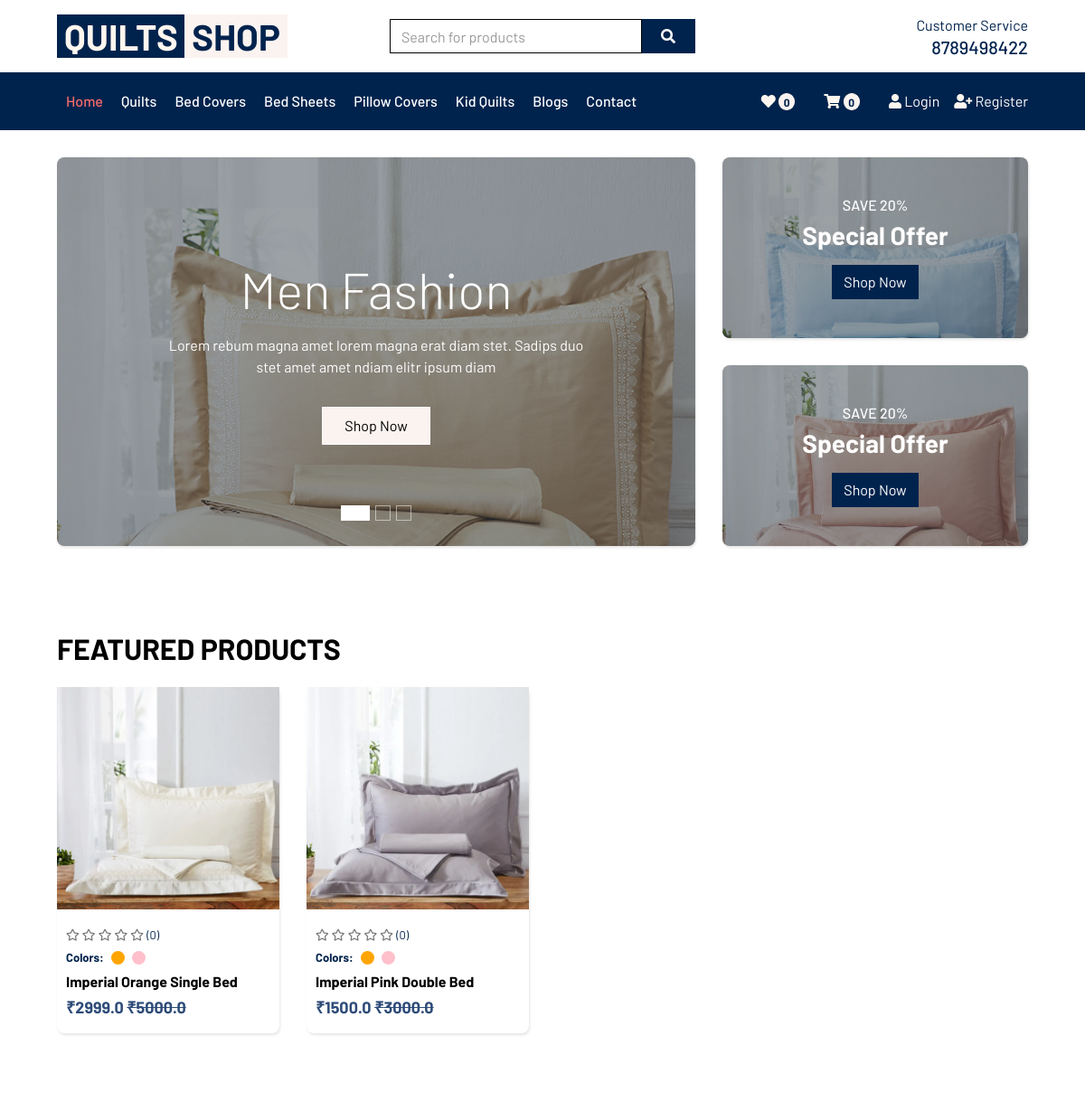
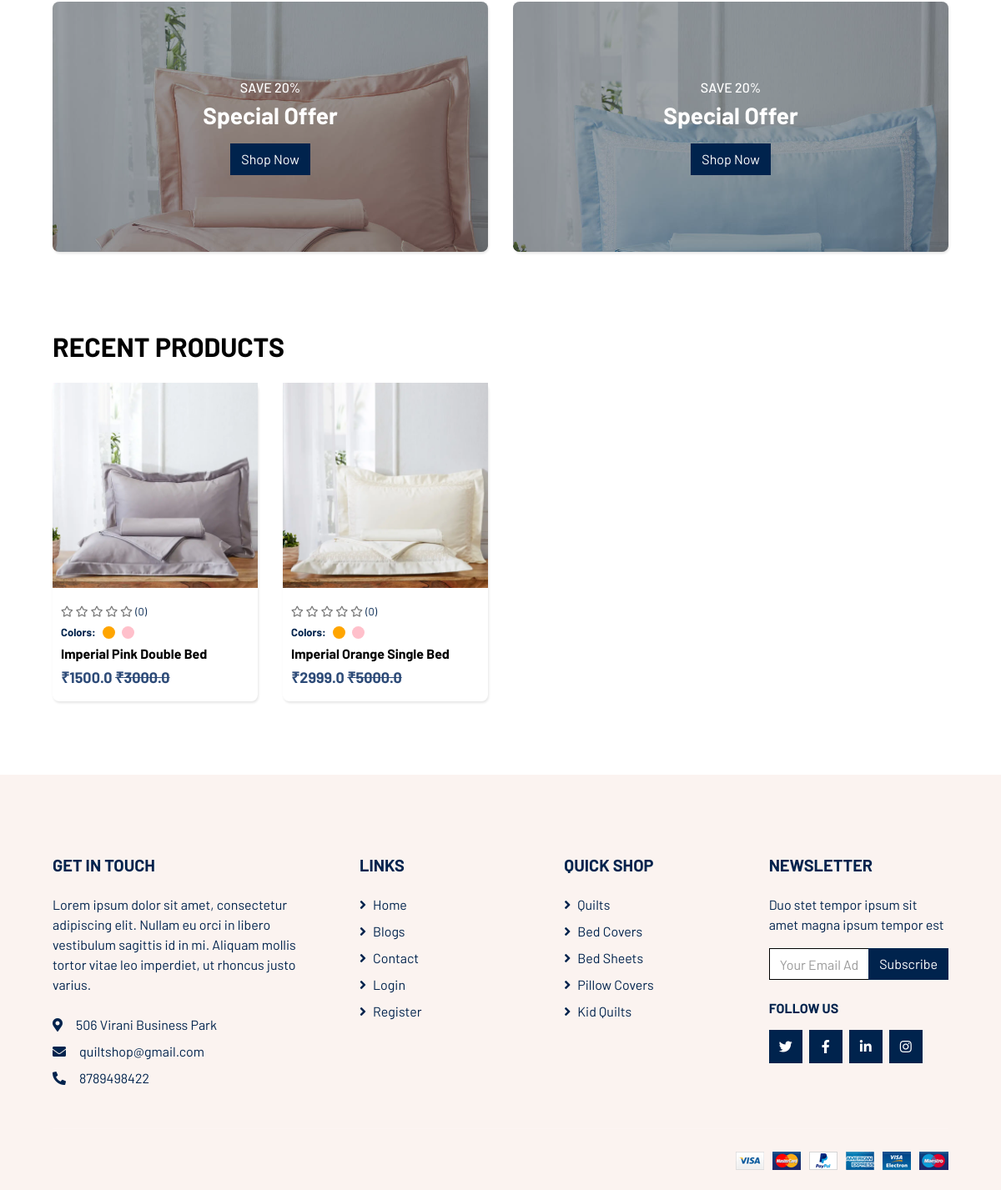
The page / on the database its author committed (2 pictures, top to bottom).
### myapp/models.py (models this page shows, shortened)
class Information(models.Model):
    bio = models.CharField(max_length=255, null=True)
    address = models.CharField(max_length=255, null=True)
    email = models.EmailField(verbose_name='email address', max_length=255)
    phone = models.CharField(max_length=20, null=True)
    twitter = models.CharField(max_length=255, null=True)
    instagram = models.CharField(max_length=255, null=True)
    linkedin = models.CharField(max_length=255, null=True)
    facebook = models.CharField(max_length=255, null=True)

class ProductVariant(models.Model):
    product = models.ForeignKey(Product, related_name='variants', on_delete=models.CASCADE)
    thumbnail =  models.ImageField(upload_to='product-img', help_text='Upload image of size 400 x 400')
    color = models.CharField(max_length=50, null=True)
    size = models.CharField(max_length=50, null=True)
    quantity = models.PositiveIntegerField(default=5)
    sell_price = models.FloatField(null=False)
    discount_price = models.FloatField(null=False)
    slug = models.SlugField(max_length=500, null=True, blank=True, unique=True)

class Product(models.Model):
    title = models.CharField(max_length=500, null=False)
    short_description = models.CharField(max_length=500, blank=True)
    description = FroalaField()
    features = FroalaField()
    category = models.CharField(choices=product_category, max_length=15)
    def average_rating(self):
        reviews = self.reviews.all()
        dummy = 0
        for r in reviews:
            dummy += r.rating
        try:
            rating = round(dummy/reviews.count(), 1)
        except ZeroDivisionError:
            rating = 0
        return rating
    def review_count(self):
        count = self.reviews.all().count()
        return count

### myapp/views.py (the view)
# urls.py: path('', views.index, name='index'),
def index(request):
    data = ProductVariant.objects.all()[:8]
    info = Information.objects.get(id=1)
    cart_count = 0
    wish_count = 0
    if request.user.is_authenticated:
        cart_count = Cart.objects.filter(user=request.user).all().count()
        wish_count = Wishlist.objects.filter(user=request.user).all().count()
    return render(request, "index.html", {"variants": data, "recent_variants": data[::-1], "cart_count": cart_count, "wish_count": wish_count, "information": info})

### templates/index.html (shortened to what this page needs)
{% extends "base.html" %}
{% load static %}
{% block nav-phone %}
<a href="tel:{{information.phone}}">{{information.phone}}</a>
{% endblock nav-phone %}
{% block wishlist %}{{wish_count}}{% endblock wishlist %}
{% block cart %}{{cart_count}}{% endblock cart %}
{% block body %}
<div class="container-fluid mb-3">
    <div class="row px-xl-5">
        <div class="col-lg-8">
            <div id="header-carousel" class="carousel slide carousel-fade mb-30 mb-lg-0" data-ride="carousel">
                <ol class="carousel-indicators">
                    <li data-target="#header-carousel" data-slide-to="0" class="active"></li>
                    <li data-target="#header-carousel" data-slide-to="1"></li>
                    <li data-target="#header-carousel" data-slide-to="2"></li>
                </ol>
                <div class="carousel-inner">
                    <div class="carousel-item position-relative active" style="height: 430px;">
                        <img class="position-absolute w-100 h-100" src="{% static 'img/bedsheet-1.jpg' %}"
                            style="object-fit: cover;">
                        <div class="carousel-caption d-flex flex-column align-items-center justify-content-center">
                            <div class="p-3" style="max-width: 700px;">
                                <h1 class="display-4 text-white mb-3 animate__animated animate__fadeInDown">Men Fashion
                                </h1>
                                <p class="mx-md-5 px-5 animate__animated animate__bounceIn">Lorem rebum magna amet lorem
                                    magna erat diam stet. Sadips duo stet amet amet ndiam elitr ipsum diam</p>
                                <a class="btn btn-outline-light py-2 px-4 mt-3 animate__animated animate__fadeInUp"
                                    href="#">Shop Now</a>
                            </div>
                        </div>
                    </div>
                </div>
            </div>
        </div>
        <div class="col-lg-4">
            <div class="product-offer mb-30" style="height: 200px;">
                <img class="img-fluid" src="{% static 'img/bedsheet-4.jpg' %}" alt="">
                <div class="offer-text">
                    <h6 class="text-white text-uppercase">Save 20%</h6>
                    <h3 class="text-white mb-3">Special Offer</h3>
                    <a href="" class="btn btn-primary">Shop Now</a>
                </div>
            </div>
            <div class="product-offer mb-30" style="height: 200px;">
                <img class="img-fluid" src="{% static 'img/bedsheet-6.jpg' %}" alt="">
                <div class="offer-text">
                    <h6 class="text-white text-uppercase">Save 20%</h6>
                    <h3 class="text-white mb-3">Special Offer</h3>
                    <a href="" class="btn btn-primary">Shop Now</a>
                </div>
            </div>
        </div>
    </div>
</div>
{% if variants %}
<div class="container-fluid pt-5 pb-3">
    <h2 class="section-title position-relative text-uppercase mx-xl-5 mb-4"><span class="bg-white pr-3">Featured
            Products</span></h2>
    <div class="row px-xl-5">
        {% for variant in variants %}
        <div class="col-md-3 col-sm-6 mb-4">
            <div class="product-grid">
                <div class="product-image">
                    <a href="{% url 'product' variant.slug %}" class="image">
                        <img class="pic-1" src="{{variant.thumbnail.url}}">
                    </a>
                </div>
                <div class="product-content">
                    <div class="card-rating">
                        <span class="{% if variant.product.average_rating > 0 %} fas {% else %} far {% endif %} fa-star"></span>
                        <span class="{% if variant.product.average_rating > 1 %} fas {% else %} far {% endif %} fa-star"></span>
                        <span class="{% if variant.product.average_rating > 2 %} fas {% else %} far {% endif %} fa-star"></span>
                        <span class="{% if variant.product.average_rating > 3 %} fas {% else %} far {% endif %} fa-star"></span>
                        <span class="{% if variant.product.average_rating > 4 %} fas {% else %} far {% endif %} fa-star"></span>
                        <small>({{variant.product.review_count}})</small>
                    </div>
                    <div class="d-flex text-capitalize">
                        <h6><b>Colors:</b></h6>
                        {% for var in variant.product.variants.all %}
                        <div class="color-circles" style="background-color: {{var.color}};"></div>
                        {% endfor %}
                    </div>
                    <h3 class="title"><a href="{% url 'product' variant.slug %}">{{variant.product.title}} {{variant.color}} {{variant.size}}</a></h3>
                    <div class="price">₹{{variant.discount_price}} <del>₹{{variant.sell_price}}</del></div>
                </div>
            </div>
        </div>
        {% endfor %}
    </div>
</div>
{% endif %}
<div class="container-fluid pt-5 pb-3">
    <div class="row px-xl-5">
        <div class="col-md-6">
            <div class="product-offer mb-30" style="height: 300px;">
                <img class="img-fluid" src="{% static 'img/bedsheet-6.jpg' %}" alt="">
                <div class="offer-text">
                    <h6 class="text-white text-uppercase">Save 20%</h6>
                    <h3 class="text-white mb-3">Special Offer</h3>
                    <a href="" class="btn btn-primary">Shop Now</a>
                </div>
            </div>
        </div>
        <div class="col-md-6">
            <div class="product-offer mb-30" style="height: 300px;">
                <img class="img-fluid" src="{% static 'img/bedsheet-4.jpg' %}" alt="">
                <div class="offer-text">
                    <h6 class="text-white text-uppercase">Save 20%</h6>
                    <h3 class="text-white mb-3">Special Offer</h3>
                    <a href="" class="btn btn-primary">Shop Now</a>
                </div>
            </div>
        </div>
    </div>
</div>
{% if recent_variants %}
<div class="container-fluid pt-5 pb-3">
    <h2 class="section-title position-relative text-uppercase mx-xl-5 mb-4"><span class="bg-white pr-3">Recent
            Products</span></h2>
    <div class="row px-xl-5">
        {% for variant in recent_variants %}
        <div class="col-md-3 col-sm-6 mb-4">
            <div class="product-grid">
                <div class="product-image">
                    <a href="{% url 'product' variant.slug %}" class="image">
                        <img class="pic-1" src="{{variant.thumbnail.url}}">
                    </a>
                </div>
                <div class="product-content">
                    <div class="card-rating">
                        <span class="{% if variant.product.average_rating > 0 %} fas {% else %} far {% endif %} fa-star"></span>
                        <span class="{% if variant.product.average_rating > 1 %} fas {% else %} far {% endif %} fa-star"></span>
                        <span class="{% if variant.product.average_rating > 2 %} fas {% else %} far {% endif %} fa-star"></span>
                        <span class="{% if variant.product.average_rating > 3 %} fas {% else %} far {% endif %} fa-star"></span>
                        <span class="{% if variant.product.average_rating > 4 %} fas {% else %} far {% endif %} fa-star"></span>
                        <small>({{variant.product.review_count}})</small>
                    </div>
                    <div class="d-flex text-capitalize">
                        <h6><b>Colors:</b></h6>
                        {% for var in variant.product.variants.all %}
                        <div class="color-circles" style="background-color: {{var.color}};"></div>
                        {% endfor %}
                    </div>
                    <h3 class="title"><a href="{% url 'product' variant.slug %}">{{variant.product.title}} {{variant.color}} {{variant.size}}</a></h3>
                    <div class="price">₹{{variant.discount_price}} <del>₹{{variant.sell_price}}</del></div>
                </div>
            </div>
        </div>
        {% endfor %}
    </div>
</div>
{% endif %}
{% endblock body%}
{% block infos %}
<p class="mb-4">{{information.bio}}</p>
<p class="mb-2"><i class="fa fa-map-marker-alt text-secondary mr-3"></i>{{information.address}}</p>
<p class="mb-2"><i class="fa fa-envelope text-secondary mr-3"></i><a href="mailto:{{information.email}}">{{information.email}}</a></p>
<p class="mb-0"><i class="fa fa-phone-alt text-secondary mr-3"></i><a href="tel:{{information.phone}}">{{information.phone}}</a></p>
{% endblock infos %}
{% block fsocial %}
<div class="d-flex">
    <a class="btn btn-primary btn-square mr-2" href="{{information.twitter}}"><i class="fab fa-twitter"></i></a>
    <a class="btn btn-primary btn-square mr-2" href="{{information.facebook}}"><i class="fab fa-facebook-f"></i></a>
    <a class="btn btn-primary btn-square mr-2" href="{{information.linkedin}}"><i class="fab fa-linkedin-in"></i></a>
    <a class="btn btn-primary btn-square" href="{{information.instagram}}"><i class="fab fa-instagram"></i></a>
</div>
{% endblock fsocial %}

### rows shown on the page
Information: phone "8789498422", bio "Lorem ipsum dolor sit amet, consectetur adipiscing elit. Nullam eu orci in libero vestibulum sagittis id in mi. Aliquam mollis tortor vitae leo imperdiet, ut rhoncus justo varius.", address "506 Virani Business Park", email "quiltshop@gmail.com"
ProductVariant: thumbnail (picture), product.review_count "0", product "Imperial", color "Orange", size "Single Bed", discount_price "2999.0", sell_price "5000.0"
ProductVariant: thumbnail (picture), product.review_count "0", product "Imperial", color "Pink", size "Double Bed", discount_price "1500.0", sell_price "3000.0"

### other values the page prints
{{ wish_count }} "0"
{{ cart_count }} "0"
